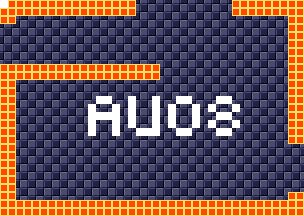

This game map was drawn from its Tiled (.tmx) file and the tilesets committed beside it. A one-line description and the trimmed map source follow:
An orthogonal 38x27 tile map with 8x8 px tiles, 4 tile layers (background, foreground, room numbers, Objects), 15 tilesets.

<map version="1.5" tiledversion="1.7.1" orientation="orthogonal" renderorder="right-down" width="38" height="27" tilewidth="8" tileheight="8" infinite="0" nextlayerid="11" nextobjectid="1">
 <tileset firstgid="1" source="tilesheets/tsKarniMata.tsx" />
 <tileset firstgid="1025" source="tilesheets/tsVoodooWasp.tsx" />
 <tileset firstgid="2049" source="tilesheets/tsBurial.tsx" />
 <tileset firstgid="3073" source="tilesheets/tsBlueTemple.tsx" />
 <tileset firstgid="4097" source="tilesheets/tsGoddess.tsx" />
 <tileset firstgid="5121" source="tilesheets/tsKonark.tsx" />
 <tileset firstgid="6145" name="sEnemies" tilewidth="8" tileheight="8" tilecount="1024" columns="32">
  <image source="../grapx/tilesheets/sObjects.bmp" trans="ff94ff" width="256" height="256" />
 </tileset>
 <tileset firstgid="7169" source="tilesheets/tsIceTemple.tsx" />
 <tileset firstgid="8193" source="tilesheets/tsLavaArea.tsx" />
 <tileset firstgid="9217" source="tilesheets/tsBossArea.tsx" />
 <tileset firstgid="10241" source="tilesheets/tsPegu.tsx" />
 <tileset firstgid="11265" source="tilesheets/sTiwanakuTemple.tsx" />
 <tileset firstgid="12289" source="tilesheets/sIndraTemple.tsx" />
 <tileset firstgid="13313" source="tilesheets/sTeleport.tsx" />
 <tileset firstgid="14337" source="tilesheets/sObjects.tsx" />
 <layer id="2" name="background" width="38" height="27">
  <data>[1026 cells, 1026 non-empty, 2 distinct tile ids]</data>
 </layer>
 <layer id="1" name="foreground" width="38" height="27">
  <data>[1026 cells, 234 non-empty, 1 distinct tile ids]</data>
 </layer>
 <layer id="7" name="room numbers" width="38" height="27">
  <data>[1026 cells, 44 non-empty, 1 distinct tile ids]</data>
 </layer>
 <layer id="10" name="Objects" width="38" height="27">
  <data>[1026 cells, 0 non-empty, 0 distinct tile ids]</data>
 </layer>
</map>
